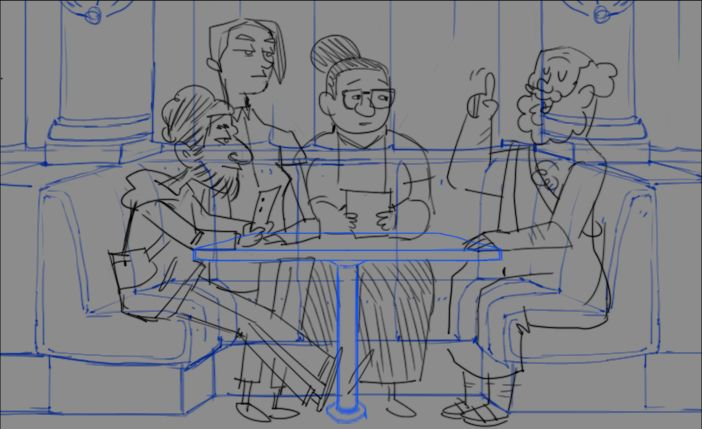
#> input picture assets/sketch.jpg, 702 x 429 px
$ python screens.py ../assets/sketch.jpg ../assets/sketch.jpg
#> lines starting #> are read from the running program, lines starting #| are printed output that depends on the picture
### film/gfx.py
"""Drawing kit for explainer graphics: a dark, glowing diagram style that matches the lounge's screens.

Everything is drawn with cairo on a 1280x720 canvas (scaled for other sizes). Times are in seconds; ap() eases
things in. Colours are RGB 0-1 tuples.
"""
import math
import random

import cairo
import numpy as np

W, H = 1280, 720
CYAN = (0.35, 0.84, 1.0)
TEAL = (0.25, 0.88, 0.77)
GOLD = (0.95, 0.77, 0.43)
RED = (1.0, 0.37, 0.37)
ORANGE = (1.0, 0.6, 0.28)
WHITE = (0.92, 0.95, 0.97)
MUTED = (0.54, 0.64, 0.72)
DIM = (0.16, 0.27, 0.37)
INK = (0.03, 0.07, 0.12)
VIOLET = (0.7, 0.55, 1.0)
FONT = 'Inter'


def ease(x):
    x = min(1.0, max(0.0, x))
    return x * x * (3 - 2 * x)


def ap(t, t0, d=0.6):
    """0 before t0, easing to 1 over d seconds."""
    return ease((t - t0) / d) if d > 0 else float(t >= t0)


def lerp(a, b, k):
    return a + (b - a) * k


def mix(c1, c2, k):
    return tuple(lerp(a, b, k) for a, b in zip(c1, c2))


class G:
    """A frame: cairo context with the kit's drawing calls."""

    def __init__(self, w=W, h=H, logical_w=None):
        """logical_w: draw in units where the width is logical_w, keeping the shape (for screens of other shapes)."""
        self.s = cairo.ImageSurface(cairo.FORMAT_RGB24, w, h)
        self.c = cairo.Context(self.s)
        if logical_w:
            self.c.scale(w / logical_w, w / logical_w)
        else:
            self.c.scale(w / W, h / H)
        self.w, self.h = w, h

    # ---- output
    def rgb(self):
        buf = np.frombuffer(self.s.get_data(), np.uint8).reshape(self.h, self.s.get_stride() // 4, 4)[:, :self.w]
        return np.ascontiguousarray(buf[:, :, [2, 1, 0]])

    # ---- background
    # [26 lines left out: functions background, font, not called in this run]

    def text_w(self, s, size, bold=False, spacing=0.0):
        self.font(size, bold)
        return self.c.text_extents(s).x_advance + spacing * max(0, len(s) - 1)

    # [277 lines left out: functions text, para, header, rrect, card, line and 10 more, not called in this run]

    def shield(self, x, y, s=1.0, col=TEAL, a=1.0, fill=0.15):
        P = lambda u, v: (x + u * s, y + v * s)
        self.path([P(0, -70), P(55, -50), P(52, 10), P(30, 50), P(0, 72), P(-30, 50), P(-52, 10), P(-55, -50)], fill=(*col, fill), stroke=col, a=a, lw=3, smooth=False)

    def lens(self, x, y, s=1.0, col=CYAN, a=1.0):
        self.ring(x, y, 40 * s, col, a, 3.5)
        self.line([(x + 29 * s, y + 29 * s), (x + 70 * s, y + 70 * s)], col, a, 8 * s)

    # [98 lines left out: functions eye, horse, charioteer, funnel, plot, axes and 4 more, not called in this run]

### film/screens.py
"""Pictures for the lounge's wall screens in The Ring of Gyges III, drawn in the explainer graphics' style.

    python screens.py NEWS.jpg OUT_DIR

Centre screen pictures are 1740x900 (the screen's 2.9 x 1.5 m shape); side screens 840x896 (1.5 x 1.6 m).
"""
import math
import os
import sys

from PIL import Image

sys.path.insert(0, os.path.dirname(os.path.abspath(__file__)))
from gfx import CYAN, GOLD, MUTED, ORANGE, RED, TEAL, VIOLET, WHITE, G  # noqa: E402

CW, CH = 1740, 900
SW, SH = 840, 896


def centre():
    return G(CW, CH, 1280)


def side():
    return G(SW, SH, 700)


def label(g, kicker, title, col=CYAN):
    g.text(kicker.upper(), 48, 60, 16, col, 1, bold=True, spacing=3)
    g.text(title, 48, 104, 36, WHITE, 1, bold=True)


def traffic():
    g = centre()
    g.background(3.0, CYAN, 61)
    label(g, 'Live', 'Global network traffic')
    g.node_net(640, 420, 560, 210, 90, 2.0, 1.0, CYAN, 1.0, seed=9, links=3)
    for i in range(24):
        h = 30 + 90 * abs(math.sin(i * 1.7)) ** 1.5
        g.rrect(60 + i * 48, 650 - h, 30, h, 4, fill=(*(RED if h > 100 else CYAN), 0.7), a=1)
    g.text('engagement per minute', 60, 680, 16, MUTED)
    return g


# [64 lines left out: functions architecture, neuro, mirror, panel_bars, panel_curve, panel_water, not called in this run]


def news_sides(path, out):
#> called with path = '../assets/sketch.jpg', out = '../assets/sketch.jpg'
    im = Image.open(path).convert('RGB')
#> im is the input picture: PIL image 702x429 RGB; mean R, G, B 127.6, 129.2, 134.2
    w, h = im.size
#> w = 702; h = 429
    for nm, (u0, v0, u1, v1) in (('raids_left', (0.02, 0.3, 0.42, 0.95)), ('raids_right', (0.55, 0.3, 0.95, 0.95))):
        box = (int(u0 * w), int((1 - v1) * h), int(u1 * w), int((1 - v0) * h))
        im.crop(box).resize((SW, SH)).save(os.path.join(out, nm + '.png'))
#> this loop made 2 passes
#> pass 1, in news_sides, `im.crop(box).resize((SW, SH)).save(os.path.join(out, nm + '.png'))`:
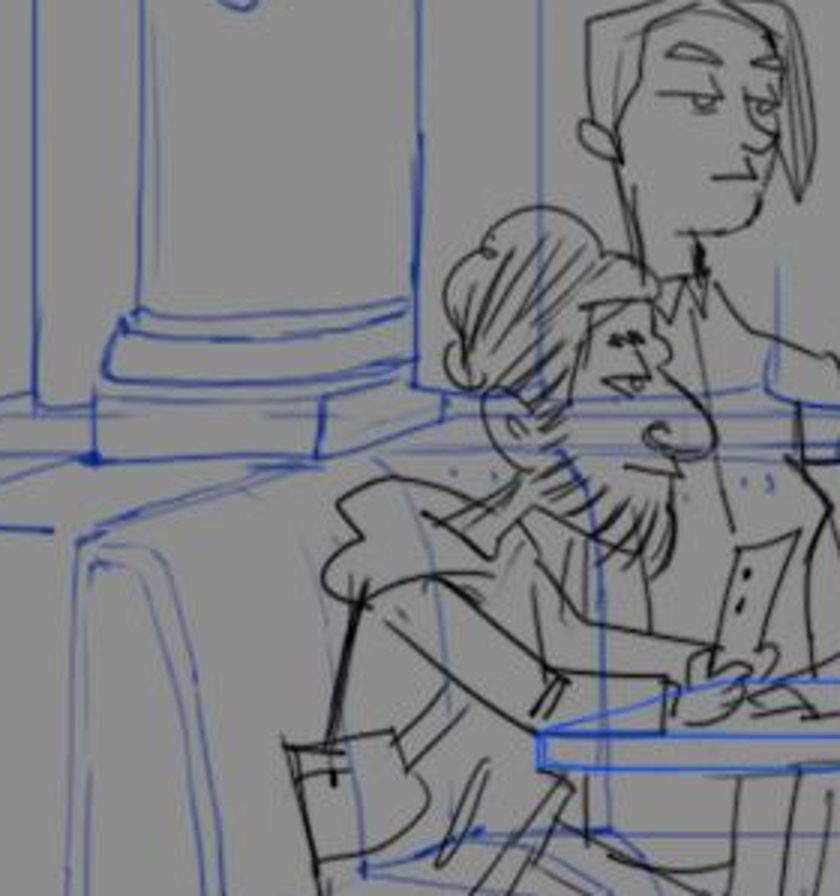
#> saved as raids_left.png: PIL image 840x896 RGB; mean R, G, B 126.3, 127.9, 132.3
#> pass 2, in news_sides, `im.crop(box).resize((SW, SH)).save(os.path.join(out, nm + '.png'))`:
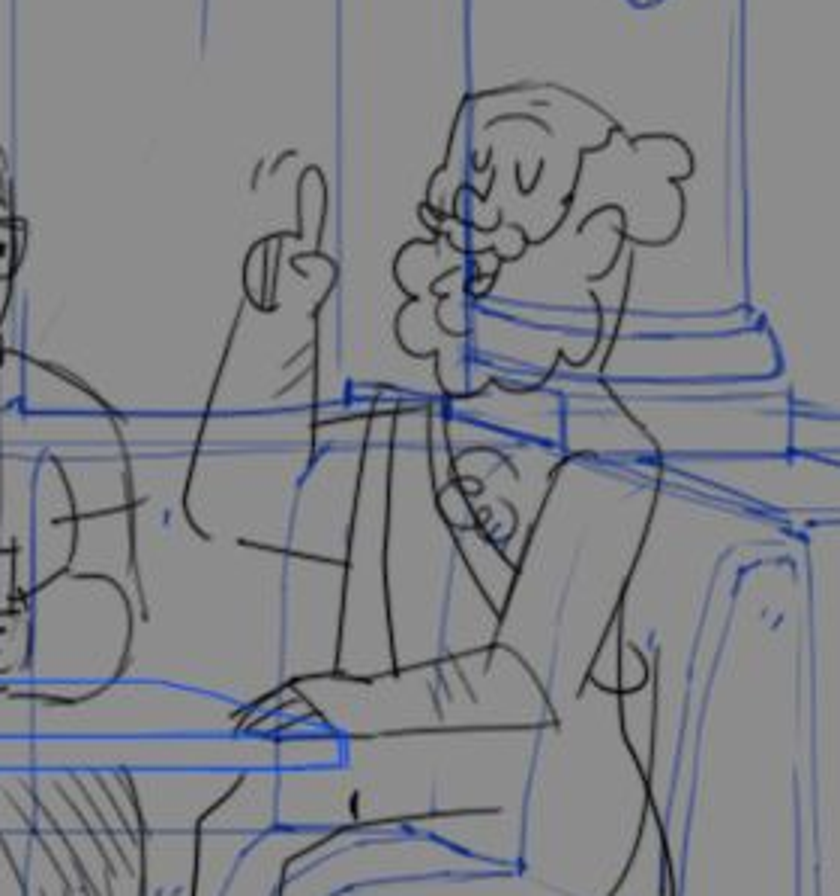
#> saved as raids_right.png: PIL image 840x896 RGB; mean R, G, B 128.1, 129.7, 134.5
    im.resize((CW, CH)).save(os.path.join(out, 'news.png'))
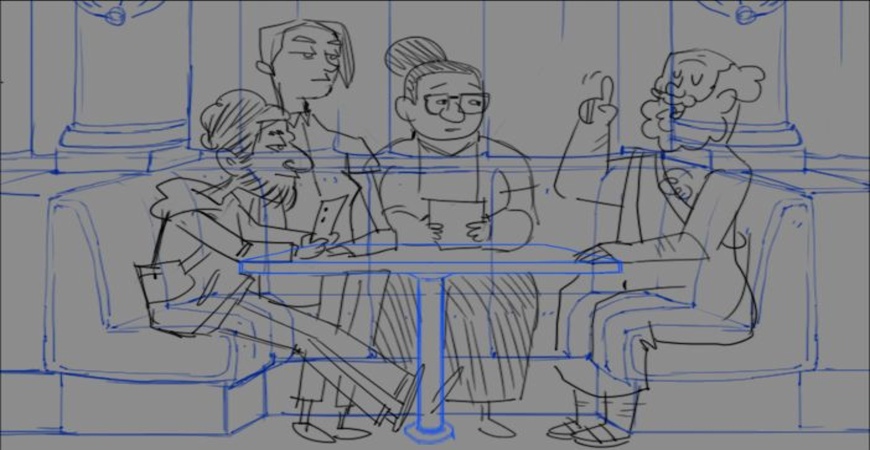
#> saved as news.png: PIL image 1740x900 RGB (shown at 1/2 size); mean R, G, B 127.6, 129.2, 134.2


if __name__ == '__main__':
    news, out = sys.argv[1], sys.argv[2]
    os.makedirs(out, exist_ok=True)
    news_sides(news, out)
#> (the run stopped early here; a loop or call above may not have finished)
